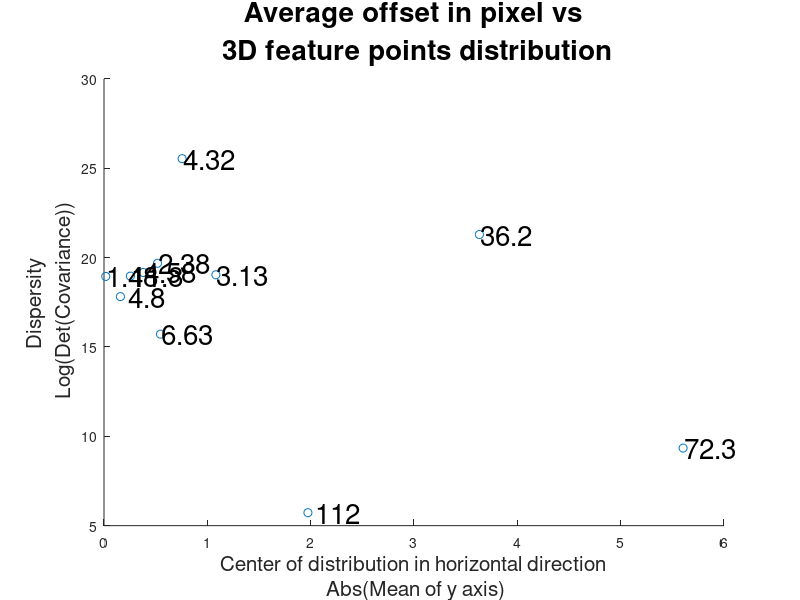

Source code (MATLAB):
error = [4.803313, 11.782807, 4.581539, 2.375941, 6.631727, 3.128704, 4.315196, 1.477921, 112.459351, 72.312232, 36.181538];
m_y = [0.1589081507047702, -0.2550667182261508, -0.3801776573323367, -0.5178360890690238, -0.546698870866195, -1.082486590743065, 0.7560710779057358, 0.01689261267893016, 1.97335561839017, -5.604304145364201, -3.633041630602545];
det_cov = [5.4638e+07, 1.7216e+08, 2.1106e+08, 3.5337e+08, 6.6944e+06, 1.8531e+08, 1.2300e+11, 1.6930e+08, 306.6526, 1.1403e+04, 1.7654e+09];
m_y = abs(m_y);
log_det = log(det_cov);
scatter(m_y, log_det);
labels = num2str(error',3);
text(m_y+0.01, log_det, labels, 'FontSize', 20);
title_name = sprintf('Average offset in pixel vs\n 3D feature points distribution');
title(title_name, 'FontSize', 20)
x_axis = sprintf('Center of distribution in horizontal direction\n Abs(Mean of y axis)');
y_axis = sprintf('Dispersity\n Log(Det(Covariance))');
xlabel(x_axis, 'FontSize', 15);
ylabel(y_axis, 'FontSize', 15);